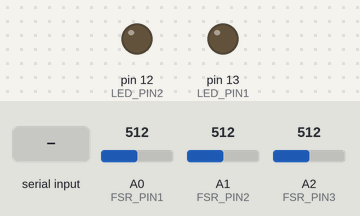
This sketch was run on a simulated Arduino Uno, built with avr-gcc and run on an emulated ATmega328P. On the bench: output pins drawn as LEDs (lit = HIGH). Inputs (shaded band) come from the test bench; at power-on: A0 (FSR_PIN1) = 512, A1 (FSR_PIN2) = 512, A2 (FSR_PIN3) = 512. What the sketch prints to the serial monitor is not drawn.

Above: at 1.2 s.
1.3 s: "9" received over Serial
At 2.9 s:
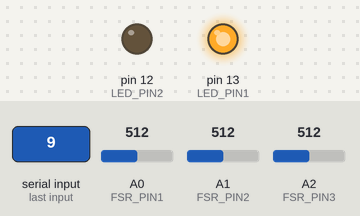
3.8 s: "ADC1: \n" received over the second serial link
At 3.96 s:
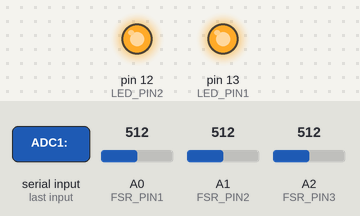
5.5 s: A0 (FSR_PIN1) set to 22
7.0 s: A0 (FSR_PIN1) set to 18
At 8.2 s:
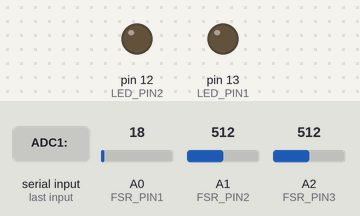
8.8 s: "ADC2: \n" received over the second serial link
At 8.91 s:
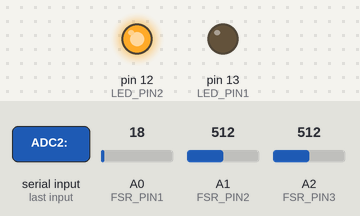
10.4 s: "Force1: \n" received over the second serial link
At 12.1 s:
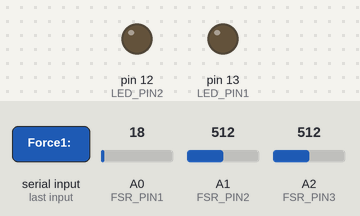
Timing chart, 0 to 13.1 s (numbered marks = the images above; inputs shaded):
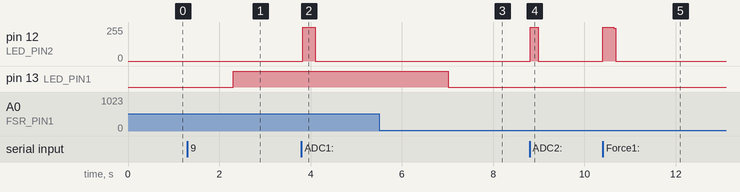

The sketch:

arduino_serial.ino
```cpp
/** @author: Raymond Caramto III **/

#include <SoftwareSerial.h>
SoftwareSerial mySerial(8, 9); // RX, TX

/**  HM10 Pins       Arduino Uno
     Pin 1/RXD          Pin 0
     Pin 2/TXD          Pin 1
**/

/** HM-10 Commands */
/** Command     Output
/**   AT          OK
 *  AT+OK         OK
 *
 */

char c;
const int FSR_PIN1 = A0; // Pin connected to FSR/resistor divider
const int FSR_PIN2 = A1;
const int FSR_PIN3 = A2;
const int LED_PIN1 = 13;
const int LED_PIN2 = 12;
const double VCC = 4.99; // Measured voltage of Ardunio 5V line
const double R_DIV = 5020.0; // Measured resistance of 5k resistor
float fsrADC1 = 0, fsrADC2 = 0, fsrADC3= 0;
String state;
double fsrV1, fsrV2, fsrV3;
double fsrR1, fsrR2, fsrR3;
double fsrG1, fsrG2, fsrG3;
double force1, force2, force3;
double tol = 5.0;

void setup() {
   Serial.begin(9600);
  // If the baudrate of the HM-10 module has been updated,
  // you may need to change 9600 by another value
  // Once you have found the correct baudrate,
  // you can update it using AT+BAUDx command
  // e.g. AT+BAUD0 for 9600 bauds
  mySerial.begin(9600); //Starts bits per second from the HM-10 to Arduino (baudrate)
  pinMode(FSR_PIN1, INPUT);
  pinMode(FSR_PIN2, INPUT);
  pinMode(FSR_PIN3, INPUT);
  pinMode(LED_PIN2, OUTPUT);
  pinMode(LED_PIN1, OUTPUT);
  Serial.println("AT Enabled");
}

void loop() {
  initHM10();
  if(Serial.available() > 0){ // Checks whether data is comming from the serial port
    state = Serial.readString(); // Reads the data from the serial port
 }
 if (state.equals("9")){
  Serial.print("You did it bitch");
  checkPressure(); //Start detecting the baby
 }
 else if(state.equals("8")){
  fsrADC1 = 0;
  fsrADC2 = 0;
  fsrADC3 = 0;
 }
}

void initHM10(){ //TODO: Update this method from the loop() stuff up top^
  if (Serial.available()) {
    c = Serial.read();
    if(c != 0){
      mySerial.print(c);
      digitalWrite(LED_PIN2, HIGH);
    }
    mySerial.print(c);
  }
  else if(!Serial.available()){
    digitalWrite(LED_PIN2, LOW);
  }
  if (mySerial.available()) {
    c = mySerial.read(); //This picked up on the analog readings! NOOOOOOO
    if(c != 0){
      Serial.print(c);
      digitalWrite(LED_PIN2, HIGH);
    }
    Serial.print("d" + c);
  }
  else if(!mySerial.available()){
    digitalWrite(LED_PIN2, LOW);
  }
}

void checkPressure(){
  fsrADC1 = analogRead(FSR_PIN1);
  fsrADC2 = analogRead(FSR_PIN2);
  fsrADC3 = analogRead(FSR_PIN3);
//  Serial.println("ADC1: " + String(fsrADC1));
//  Serial.println("ADC2: " + String(fsrADC2));
//  Serial.println("ADC3: " + String(fsrADC3));
  if (fsrADC1 > 20 and fsrADC2 > 40 and fsrADC3 > 30) // If the analog reading is non-zero
  {
    digitalWrite(LED_PIN1,HIGH);
    fsrV1 = fsrADC1 * VCC / 1023.0; //Calculates voltage from analog signal
    fsrV2 = fsrADC2 * VCC / 1023.0; //Calculates voltage from analog signal
    fsrV3 = fsrADC3 * VCC / 1023.0; //Calculates voltage from analog signal

    fsrR1 = R_DIV * (VCC / fsrV1 - 1.0); //Calculates resistance from voltage signal
    fsrR2 = R_DIV * (VCC / fsrV2 - 1.0); //Calculates resistance from voltage signal
    fsrR3 = R_DIV * (VCC / fsrV3 - 1.0); //Calculates resistance from voltage signal
//    Serial.println("Resistance 1: " + String(fsrR1) + "g");
//    Serial.println("Resistance 2: " + String(fsrR2) + "g");
//    Serial.println("Resistance 3: " + String(fsrR3) + "g\n");

    fsrG1 = 1.0 / fsrR1; // Calculate conductance from resistor
    fsrG2 = 1.0 / fsrR2; // Calculate conductance from resistor
    fsrG3 = 1.0 / fsrR3; // Calculate conductance from resistor

    if (fsrR1 <= 1000 and fsrR2 <= 1000 and fsrR3 <= 1000){
      force1 = (fsrG1 - 0.00075) / 0.00000032639;
      force2 = (fsrG2 - 0.00075) / 0.00000032639;
      force3 = (fsrG3 - 0.00075) / 0.00000032639;
    }
    else{
      //Getting force readings in kg
      force1 =  (fsrG1 / 0.000000642857)/1000;
      force2 =  (fsrG2 / 0.000000642857)/1000;
      force3 =  (fsrG3 / 0.000000642857)/1000;
      if(force1 > 2 && force2 > 4 && force3 > 3){
        Serial.println("Occupied");
      }
      else{
        Serial.println("Not Occupied");
      }
    }
//      Serial.println("Force1: " + String(force1) + "g");
//      Serial.println("Force2: " + String(force2) + "g");
//      Serial.println("Force3: " + String(force3) + "g\n");
  }
  else{
    digitalWrite(LED_PIN1, LOW);
  }
}
```

Measured:
- the behaviour switches between 21 and 20 on A0 (FSR_PIN1) (found by bisection; images 2 and 3)
- after the input at 1.3 s, pin 13 (LED_PIN1): LOW → HIGH after 1.0 s
- after the input at 3.8 s, pin 12 (LED_PIN2): 0/255 → 255/255 at once, → 0/255 0.27 s later
- after the input at 5.5 s, every drawn part: stays the same
- after the input at 7.0 s, pin 13 (LED_PIN1): HIGH → LOW at once
- after the input at 8.8 s, pin 12 (LED_PIN2): 0/255 → 255/255 at once, → 0/255 0.17 s later
- after the input at 10.4 s, pin 12 (LED_PIN2): 0/255 → 255/255 at once, → 0/255 0.24 s later
